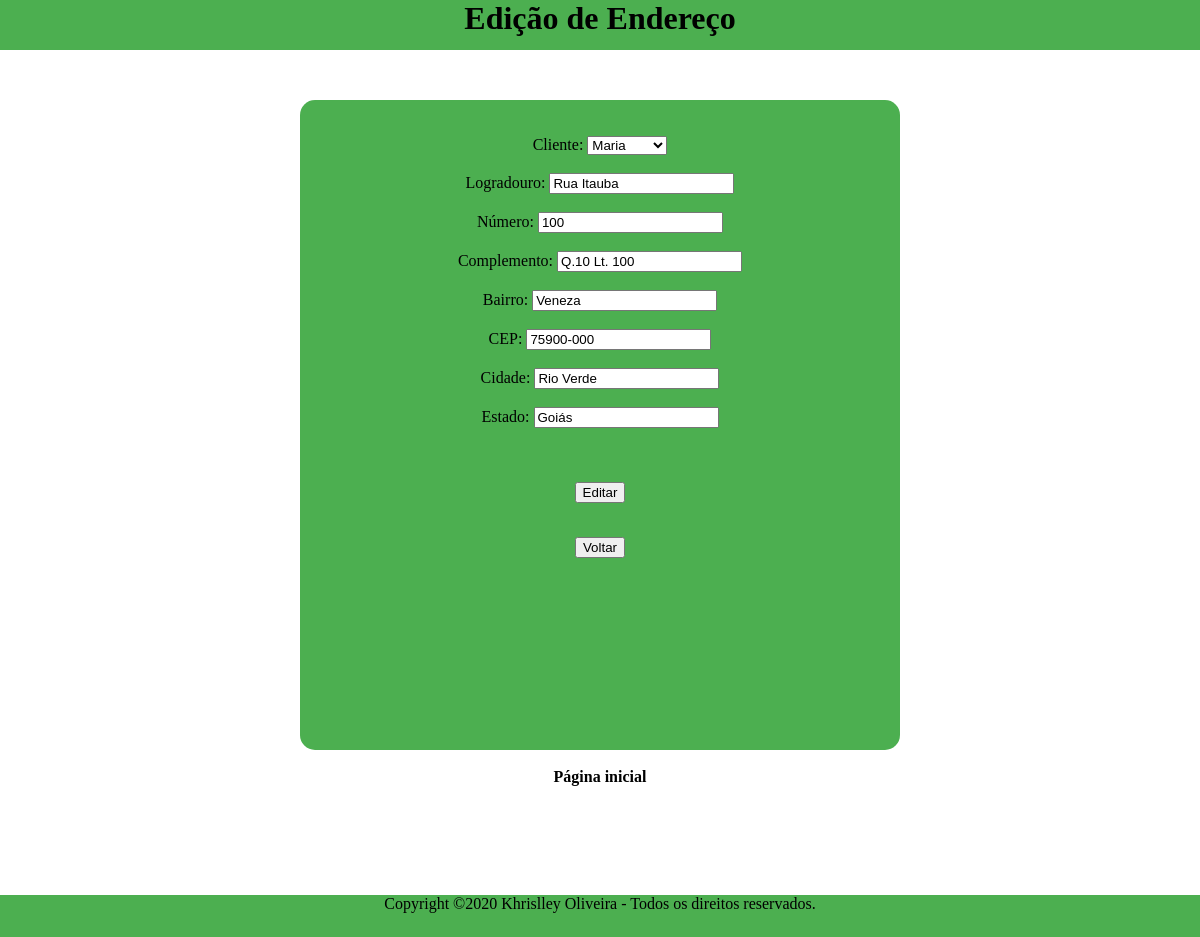
The page /editarEndereco.php?codiEndereco=1 (signed in) on the database its author committed.
### tables this page shows
CREATE TABLE `endereco` (
  `CODI_ENDERECO` int NOT NULL AUTO_INCREMENT,
  `CODI_CLIENTE` int NOT NULL,
  `LOGRADOURO_ENDERECO` varchar(45) NOT NULL,
  `NUMERO_ENDERECO` varchar(45) NOT NULL,
  `COMPLEMENTO_ENDERECO` varchar(45) DEFAULT NULL,
  `BAIRRO_ENDERECO` varchar(45) NOT NULL,
  `CIDADE_ENDERECO` varchar(45) NOT NULL,
  `ESTADO_ENDERECO` varchar(45) NOT NULL,
  `CEP_ENDERECO` varchar(45) NOT NULL,
  PRIMARY KEY (`CODI_ENDERECO`)
);

### editarEndereco.php (the view, shortened to what this page needs)
<?php
include_once("db.php");
?>
<html>
<head>
    <link rel="stylesheet" href="./style.css">
</head>
<body>
    <?php
    $codiEndereco = $_REQUEST["codiEndereco"];
    $dadosEndereco = $conexao->query("SELECT * FROM ENDERECO WHERE CODI_ENDERECO = $codiEndereco;");
    $umEndereco = $dadosEndereco->fetch_array();
    ?>
    <header>
        <h1>Edição de Endereço</h1>
    </header>
    <div class="conteudo">
        <div class="editarEndereco"><br><br>
            <form action="editarEndereco.php">
                <label for="codiCliente">Cliente: </label>
                <select name="codiCliente">
                    <?php
                    $query = "SELECT * FROM CLIENTE";
                    $resultadoCliente = mysqli_query($conexao, $query);
                    while ($umCliente = $resultadoCliente->fetch_array()) {
                        echo "<option value='" . $umCliente["CODI_CLIENTE"] . "'>" . $umCliente["NOME_CLIENTE"] . "</option>";
                    }
                    ?>
                </select><br><br>
                <label for="logradouroEndereco">Logradouro: </label><input type="text" name="logradouroEndereco" id="logradouroEndereco" value="<?php echo $umEndereco["LOGRADOURO_ENDERECO"]; ?>"><br><br>
                <label for="numeroEndereco">Número: </label><input type="text" name="numeroEndereco" id="numeroEndereco" value="<?php echo $umEndereco["NUMERO_ENDERECO"]; ?>"><br><br>
                <label for="complementoEndereco">Complemento: </label><input type="text" name="complementoEndereco" id="complementoEndereco" value="<?php echo $umEndereco["COMPLEMENTO_ENDERECO"]; ?>"><br><br>
                <label for="bairroEndereco">Bairro: </label><input type="text" name="bairroEndereco" id="bairroEndereco" value="<?php echo $umEndereco["BAIRRO_ENDERECO"]; ?>"><br><br>
                <label for="cepEndereco">CEP: </label><input type="text" name="cepEndereco" id="cepEndereco" value="<?php echo $umEndereco["CEP_ENDERECO"]; ?>"><br><br>
                <label for="cidadeEndereco">Cidade: </label><input type="text" name="cidadeEndereco" id="cidadeEndereco" value="<?php echo $umEndereco["CIDADE_ENDERECO"]; ?>"><br><br>
                <label for="estadoEndereco">Estado: </label><input type="text" name="estadoEndereco" id="estadoEndereco" value="<?php echo $umEndereco["ESTADO_ENDERECO"]; ?>"><br><br>
                <input type="hidden" name="codiEndereco" value="<?php echo $codiEndereco; ?>"><br><br>
                <input type="submit" value="Editar"><br><br>
            </form>
            <form action="selecionarEnderecoEditar.php">
                <input type="submit" value="Voltar">
            </form>
        </div><br>
        <a href="menu.php">Página inicial</a>
    </div>
    <footer id="footer" style="font-size: 16px">
        Copyright ©2020 Khrislley Oliveira - Todos os direitos reservados.
    </footer>
</body>
</html>

### style.css (style rules this page uses)
html { font-family: 'Baloo2'; }
body { font-family: 'Baloo2'; height: 800px; text-align: center; text-decoration: none; margin: 0px; }
header { height: 50px; background-color: #4CAF50; margin: 0px auto; position: relative; }
footer { height: 42px; width: auto; background-color: #4CAF50; margin: 0px; position: relative; }
a { text-decoration: none; color: black; font-weight: bold; }
.conteudo { height: 795px; }
.editarEndereco { background-color: #4CAF50; height: 650px; width: 600px; margin: 0px auto; margin-top: 50px; position: relative; border-radius: 15px; }

### rows shown on the page
endereco: logradouroEndereco "Rua Itauba", numeroEndereco "100", complementoEndereco "Q.10 Lt. 100", bairroEndereco "Veneza", cepEndereco "75900-000", cidadeEndereco "Rio Verde", estadoEndereco "Goiás"

### other values the page prints
form field codiCliente "Maria"
